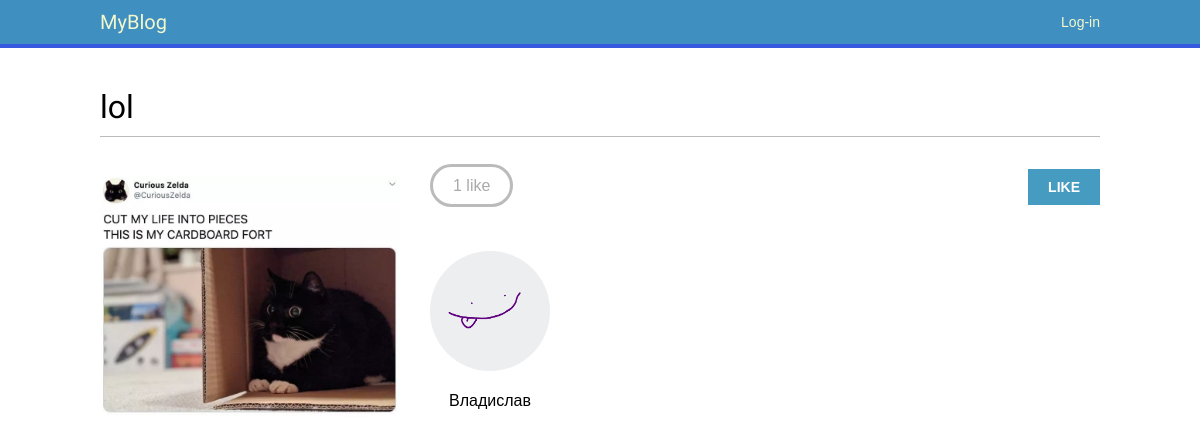
Screenshot of /images/detail/3/lol/ with the database file from the repository.
### images/models.py (models this page shows, shortened)
class Image(models.Model):
    user = models.ForeignKey(settings.AUTH_USER_MODEL,
                             related_name = 'images_created',
                             on_delete = models.CASCADE)
    title = models.CharField(max_length = 200)
    slug = models.SlugField(max_length = 200,
                            blank = True)
    url = models.URLField()
    image = models.ImageField(upload_to = 'images/%Y/%m/%d/')
    description = models.TextField(blank = True)
    created = models.DateField(auto_now_add = True,
                               db_index = True)
    users_like = models.ManyToManyField(settings.AUTH_USER_MODEL,
                                        related_name = 'images_liked',
                                        blank = True)

### account/models.py (models this page shows, shortened)
class Profile(models.Model):
    user = models.OneToOneField(settings.AUTH_USER_MODEL,
                                on_delete = models.CASCADE)
    date_of_birth = models.DateField(blank = True, null = True)
    photo = models.ImageField(upload_to = user_directory_path,
                              blank = True,
                              default = "/users/no_photo.png")

### images/views.py (the view)
def image_detail(request, id, slug):
    image = get_object_or_404(Image, id = id, slug = slug)
    return render(request,
                  'images/image/detail.html',
                  {'section': 'images',
                   'image': image})

### images/templates/images/image/detail.html (shortened to what this page needs)
{% extends "base.html" %}
{% block content %}
<h1>{{ image.title }}</h1>{% load thumbnail %}
<a href="{{ image.image.url }}">
	<img src="{% thumbnail image.image 300x0 %}" class="image-detail">
</a>
{% with total_likes=image.users_like.count users_like=image.users_like.all %}
<div class="image-info">
	<div>
 <span class="count">
	 <span class="total">{{ total_likes }}</span>
	 like{{ total_likes|pluralize }}
 </span>
		<a href="#" data-id="{{ image.id }}" data-action="{% if request.user in users_like %}un{% endif %}like"
		   class="like button">
			{% if request.user not in users_like %}
			Like
			{% else %}
			Unlike
			{% endif %}
		</a>
	</div>
</div>
<div class="image-likes">
	{% for user in users_like %}
	<div>
		<img src="{{ user.profile.photo.url }}">
		<p>{{ user.first_name }}</p>
	</div>
	{% empty %}
	Nobody likes this image yet.
	{% endfor %}
</div>
{% endwith %}
{% endblock %}

### account/static/css/base.css (style rules this page uses)
body { margin: 0; padding: 0; font-family: helvetica, sans-serif; }
p { line-height: 1.8; }
a { color: #3ea1c0; text-decoration: none; }
h1, h2, h3, h4, h5, h6 { font-family: 'Muli', sans-serif; font-weight: normal; }
h1 { border-bottom: 1px solid #bbb; padding: 0 0 10px 0; margin: 10px 0 20px 0; }
input[type=submit], a.button { font-weight: bold; background: #459bc0; color: #fff; padding: 10px 20px; font-size: 14px; text-transform: uppercase; }
.image-preview, .image-detail { max-width: 300px; float: left; margin: 0 20px 20px 0; }
.image-detail { margin-top: 20px; }
.image-info div { padding: 20px 0; overflow: auto; }
.count { color: #aaa; border: 3px solid #bbb; border-radius: 26px; padding: 10px 20px; margin: 20px 10px 0; }
a.like, a.follow { float: right; margin-top: -8px; }
.image-likes div { float: left; width: auto; padding: 10px; text-align: center; }
.image-likes img { width: 120px; height: 120px; border-radius: 50%; }

### rows the page displays
Image: title "lol", image (picture)

### other values shown
{{ total_likes }} "1"
{{ user.first_name }} "Владислав"
